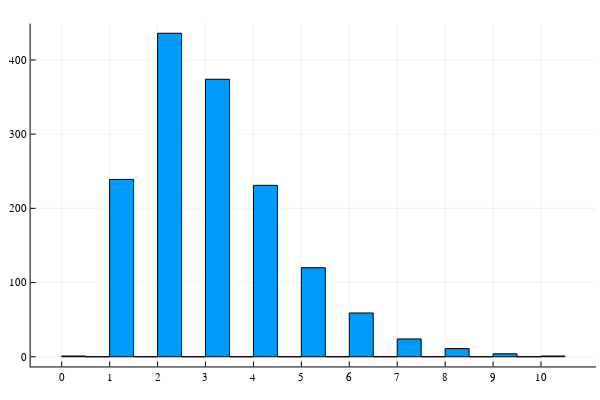

Source (notebook cell):
### Code cell
histogram(Ω,xticks=(0:10, [string(i) for i=0:10]),legend=false)

### Figure 1 — Plotly figure (JSON) as saved in the notebook; plotly's stock layout.template omitted (floating-point values rounded to 4 significant figures)
{"data": [{"fill": "tozeroy", "fillcolor": "rgba(0, 154, 250, 1.000)", "legendgroup": "y1", "line": {"color": "rgba(0, 0, 0, 1.000)", "dash": "solid", "width": 1}, "mode": "lines", "name": "y1", "showlegend": true, "type": "scatter", "x": [0, 0, 0.5, 0.5, 0, 0], "xaxis": "x1", "y": [1, 0, 0, 1, 1, 1], "yaxis": "y1"}, {"fill": "tozeroy", "fillcolor": "rgba(0, 154, 250, 1.000)", "legendgroup": "y1", "line": {"color": "rgba(0, 0, 0, 1.000)", "dash": "solid", "width": 1}, "mode": "lines", "name": "y1", "showlegend": false, "type": "scatter", "x": [0.5, 0.5, 1, 1, 0.5, 0.5], "xaxis": "x1", "y": [0, 0, 0, 0, 0, 0], "yaxis": "y1"}, {"fill": "tozeroy", "fillcolor": "rgba(0, 154, 250, 1.000)", "legendgroup": "y1", "line": {"color": "rgba(0, 0, 0, 1.000)", "dash": "solid", "width": 1}, "mode": "lines", "name": "y1", "showlegend": false, "type": "scatter", "x": [1, 1, 1.5, 1.5, 1, 1], "xaxis": "x1", "y": [239, 0, 0, 239, 239, 239], "yaxis": "y1"}, {"fill": "tozeroy", "fillcolor": "rgba(0, 154, 250, 1.000)", "legendgroup": "y1", "line": {"color": "rgba(0, 0, 0, 1.000)", "dash": "solid", "width": 1}, "mode": "lines", "name": "y1", "showlegend": false, "type": "scatter", "x": [1.5, 1.5, 2, 2, 1.5, 1.5], "xaxis": "x1", "y": [0, 0, 0, 0, 0, 0], "yaxis": "y1"}, {"fill": "tozeroy", "fillcolor": "rgba(0, 154, 250, 1.000)", "legendgroup": "y1", "line": {"color": "rgba(0, 0, 0, 1.000)", "dash": "solid", "width": 1}, "mode": "lines", "name": "y1", "showlegend": false, "type": "scatter", "x": [2, 2, 2.5, 2.5, 2, 2], "xaxis": "x1", "y": [436, 0, 0, 436, 436, 436], "yaxis": "y1"}, {"fill": "tozeroy", "fillcolor": "rgba(0, 154, 250, 1.000)", "legendgroup": "y1", "line": {"color": "rgba(0, 0, 0, 1.000)", "dash": "solid", "width": 1}, "mode": "lines", "name": "y1", "showlegend": false, "type": "scatter", "x": [2.5, 2.5, 3, 3, 2.5, 2.5], "xaxis": "x1", "y": [0, 0, 0, 0, 0, 0], "yaxis": "y1"}, {"fill": "tozeroy", "fillcolor": "rgba(0, 154, 250, 1.000)", "legendgroup": "y1", "line": {"color": "rgba(0, 0, 0, 1.000)", "dash": "solid", "width": 1}, "mode": "lines", "name": "y1", "showlegend": false, "type": "scatter", "x": [3, 3, 3.5, 3.5, 3, 3], "xaxis": "x1", "y": [374, 0, 0, 374, 374, 374], "yaxis": "y1"}, {"fill": "tozeroy", "fillcolor": "rgba(0, 154, 250, 1.000)", "legendgroup": "y1", "line": {"color": "rgba(0, 0, 0, 1.000)", "dash": "solid", "width": 1}, "mode": "lines", "name": "y1", "showlegend": false, "type": "scatter", "x": [3.5, 3.5, 4, 4, 3.5, 3.5], "xaxis": "x1", "y": [0, 0, 0, 0, 0, 0], "yaxis": "y1"}, {"fill": "tozeroy", "fillcolor": "rgba(0, 154, 250, 1.000)", "legendgroup": "y1", "line": {"color": "rgba(0, 0, 0, 1.000)", "dash": "solid", "width": 1}, "mode": "lines", "name": "y1", "showlegend": false, "type": "scatter", "x": [4, 4, 4.5, 4.5, 4, 4], "xaxis": "x1", "y": [231, 0, 0, 231, 231, 231], "yaxis": "y1"}, {"fill": "tozeroy", "fillcolor": "rgba(0, 154, 250, 1.000)", "legendgroup": "y1", "line": {"color": "rgba(0, 0, 0, 1.000)", "dash": "solid", "width": 1}, "mode": "lines", "name": "y1", "showlegend": false, "type": "scatter", "x": [4.5, 4.5, 5, 5, 4.5, 4.5], "xaxis": "x1", "y": [0, 0, 0, 0, 0, 0], "yaxis": "y1"}, {"fill": "tozeroy", "fillcolor": "rgba(0, 154, 250, 1.000)", "legendgroup": "y1", "line": {"color": "rgba(0, 0, 0, 1.000)", "dash": "solid", "width": 1}, "mode": "lines", "name": "y1", "showlegend": false, "type": "scatter", "x": [5, 5, 5.5, 5.5, 5, 5], "xaxis": "x1", "y": [120, 0, 0, 120, 120, 120], "yaxis": "y1"}, {"fill": "tozeroy", "fillcolor": "rgba(0, 154, 250, 1.000)", "legendgroup": "y1", "line": {"color": "rgba(0, 0, 0, 1.000)", "dash": "solid", "width": 1}, "mode": "lines", "name": "y1", "showlegend": false, "type": "scatter", "x": [5.5, 5.5, 6, 6, 5.5, 5.5], "xaxis": "x1", "y": [0, 0, 0, 0, 0, 0], "yaxis": "y1"}, {"fill": "tozeroy", "fillcolor": "rgba(0, 154, 250, 1.000)", "legendgroup": "y1", "line": {"color": "rgba(0, 0, 0, 1.000)", "dash": "solid", "width": 1}, "mode": "lines", "name": "y1", "showlegend": false, "type": "scatter", "x": [6, 6, 6.5, 6.5, 6, 6], "xaxis": "x1", "y": [59, 0, 0, 59, 59, 59], "yaxis": "y1"}, {"fill": "tozeroy", "fillcolor": "rgba(0, 154, 250, 1.000)", "legendgroup": "y1", "line": {"color": "rgba(0, 0, 0, 1.000)", "dash": "solid", "width": 1}, "mode": "lines", "name": "y1", "showlegend": false, "type": "scatter", "x": [6.5, 6.5, 7, 7, 6.5, 6.5], "xaxis": "x1", "y": [0, 0, 0, 0, 0, 0], "yaxis": "y1"}, {"fill": "tozeroy", "fillcolor": "rgba(0, 154, 250, 1.000)", "legendgroup": "y1", "line": {"color": "rgba(0, 0, 0, 1.000)", "dash": "solid", "width": 1}, "mode": "lines", "name": "y1", "showlegend": false, "type": "scatter", "x": [7, 7, 7.5, 7.5, 7, 7], "xaxis": "x1", "y": [24, 0, 0, 24, 24, 24], "yaxis": "y1"}, {"fill": "tozeroy", "fillcolor": "rgba(0, 154, 250, 1.000)", "legendgroup": "y1", "line": {"color": "rgba(0, 0, 0, 1.000)", "dash": "solid", "width": 1}, "mode": "lines", "name": "y1", "showlegend": false, "type": "scatter", "x": [7.5, 7.5, 8, 8, 7.5, 7.5], "xaxis": "x1", "y": [0, 0, 0, 0, 0, 0], "yaxis": "y1"}, {"fill": "tozeroy", "fillcolor": "rgba(0, 154, 250, 1.000)", "legendgroup": "y1", "line": {"color": "rgba(0, 0, 0, 1.000)", "dash": "solid", "width": 1}, "mode": "lines", "name": "y1", "showlegend": false, "type": "scatter", "x": [8, 8, 8.5, 8.5, 8, 8], "xaxis": "x1", "y": [11, 0, 0, 11, 11, 11], "yaxis": "y1"}, {"fill": "tozeroy", "fillcolor": "rgba(0, 154, 250, 1.000)", "legendgroup": "y1", "line": {"color": "rgba(0, 0, 0, 1.000)", "dash": "solid", "width": 1}, "mode": "lines", "name": "y1", "showlegend": false, "type": "scatter", "x": [8.5, 8.5, 9, 9, 8.5, 8.5], "xaxis": "x1", "y": [0, 0, 0, 0, 0, 0], "yaxis": "y1"}, {"fill": "tozeroy", "fillcolor": "rgba(0, 154, 250, 1.000)", "legendgroup": "y1", "line": {"color": "rgba(0, 0, 0, 1.000)", "dash": "solid", "width": 1}, "mode": "lines", "name": "y1", "showlegend": false, "type": "scatter", "x": [9, 9, 9.5, 9.5, 9, 9], "xaxis": "x1", "y": [4, 0, 0, 4, 4, 4], "yaxis": "y1"}, {"fill": "tozeroy", "fillcolor": "rgba(0, 154, 250, 1.000)", "legendgroup": "y1", "line": {"color": "rgba(0, 0, 0, 1.000)", "dash": "solid", "width": 1}, "mode": "lines", "name": "y1", "showlegend": false, "type": "scatter", "x": [9.5, 9.5, 10, 10, 9.5, 9.5], "xaxis": "x1", "y": [0, 0, 0, 0, 0, 0], "yaxis": "y1"}, {"fill": "tozeroy", "fillcolor": "rgba(0, 154, 250, 1.000)", "legendgroup": "y1", "line": {"color": "rgba(0, 0, 0, 1.000)", "dash": "solid", "width": 1}, "mode": "lines", "name": "y1", "showlegend": false, "type": "scatter", "x": [10, 10, 10.5, 10.5, 10, 10], "xaxis": "x1", "y": [1, 0, 0, 1, 1, 1], "yaxis": "y1"}, {"colorbar": {"title": ""}, "legendgroup": "y1", "marker": {"color": "rgba(0, 154, 250, 0.000)", "line": {"color": "rgba(0, 0, 0, 0.000)", "width": 1}, "size": 0, "symbol": "circle"}, "mode": "markers", "name": "y1", "showlegend": false, "type": "scatter", "x": [0.25, 0.75, 1.25, 1.75, 2.25, 2.75, 3.25, 3.75, 4.25, 4.75, 5.25, 5.75, 6.25, 6.75, 7.25, 7.75, 8.25, 8.75, 9.25, 9.75, 10.25], "xaxis": "x", "y": [1, 0, 239, 0, 436, 0, 374, 0, 231, 0, 120, 0, 59, 0, 24, 0, 11, 0, 4, 0, 1], "yaxis": "y", "zmax": null, "zmin": null}], "layout": {"annotations": [], "height": 400, "margin": {"b": 20, "l": 0, "r": 0, "t": 20}, "paper_bgcolor": "rgba(255, 255, 255, 1.000)", "plot_bgcolor": "rgba(255, 255, 255, 1.000)", "showlegend": false, "width": 600, "xaxis": {"anchor": "y", "domain": [0.05101, 0.9934], "gridcolor": "rgba(0, 0, 0, 0.100)", "gridwidth": 0.5, "linecolor": "rgba(0, 0, 0, 1.000)", "mirror": false, "range": [-0.6489, 11.15], "showgrid": true, "showline": true, "showticklabels": true, "tickangle": 0, "tickcolor": "rgb(0, 0, 0)", "tickfont": {"color": "rgba(0, 0, 0, 1.000)", "family": "sans-serif", "size": 11}, "tickmode": "array", "ticks": "inside", "ticktext": ["0", "1", "2", "3", "4", "5", "6", "7", "8", "9", "10"], "tickvals": [0, 1, 2, 3, 4, 5, 6, 7, 8, 9, 10], "title": "", "titlefont": {"color": "rgba(0, 0, 0, 1.000)", "family": "sans-serif", "size": 15}, "type": "-", "visible": true, "zeroline": false, "zerolinecolor": "rgba(0, 0, 0, 1.000)"}, "yaxis": {"anchor": "x", "domain": [0.03762, 0.9902], "gridcolor": "rgba(0, 0, 0, 0.100)", "gridwidth": 0.5, "linecolor": "rgba(0, 0, 0, 1.000)", "mirror": false, "range": [-13.08, 449.1], "showgrid": true, "showline": true, "showticklabels": true, "tickangle": 0, "tickcolor": "rgb(0, 0, 0)", "tickfont": {"color": "rgba(0, 0, 0, 1.000)", "family": "sans-serif", "size": 11}, "tickmode": "array", "ticks": "inside", "ticktext": ["0", "100", "200", "300", "400"], "tickvals": [0, 100, 200, 300, 400], "title": "", "titlefont": {"color": "rgba(0, 0, 0, 1.000)", "family": "sans-serif", "size": 15}, "type": "-", "visible": true, "zeroline": false, "zerolinecolor": "rgba(0, 0, 0, 1.000)"}}}
